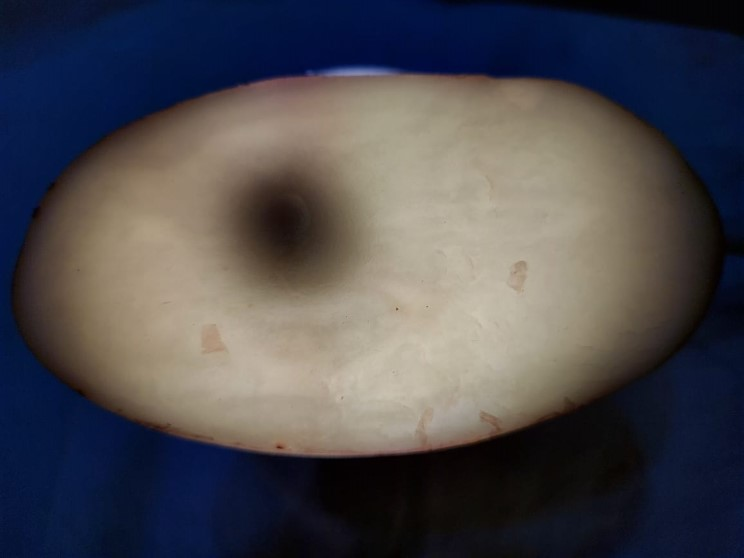
#> input picture velvet61.jpg, 744 x 558 px; its folder holds 2 pictures in this run
$ jupyter execute laboratorio2.ipynb   (shell and % lines are left out)
#> lines starting #> are read from the running program, lines starting #| are printed output that depends on the picture; after the words box and inside, x2 and y2 are one past the last pixel; in counts of white or black regions, pixels touching at a corner belong together
#> further down, original is the input picture: shape (558, 744, 3); mean B, G, R 78.2, 73.8, 75.8
# Laboratorio No. 2
## 21001119 Velvet González
## 07140147 José Hernández

[cell 1]
import cv2
import numpy as np
import matplotlib.pyplot as plt
from datetime import datetime

[cell 2]
def contorno_imagen(imagen):
    gris = cv2.cvtColor(imagen, cv2.COLOR_BGR2RGB)
    gris = cv2.cvtColor(gris, cv2.COLOR_BGR2GRAY)
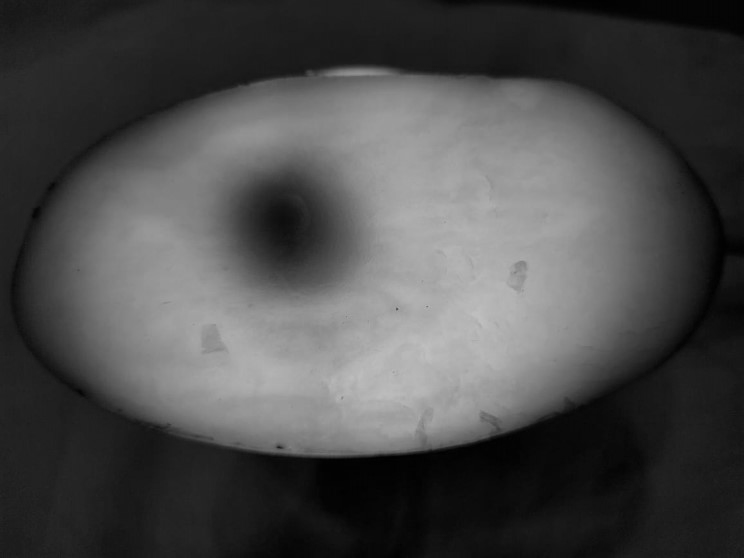
#> gris: shape (558, 744); min 1, max 192, mean 75.4
    #gris = cv2.cvtColor(gris, cv2.COLOR_BGR2RGB)
    gauss = cv2.GaussianBlur(gris, (5,5), 0)
    gauss = cv2.cvtColor(gauss, cv2.COLOR_BGR2RGB)
#> gauss: shape (558, 744, 3)
    a, th = cv2.threshold(gauss,70,210,cv2.THRESH_BINARY)
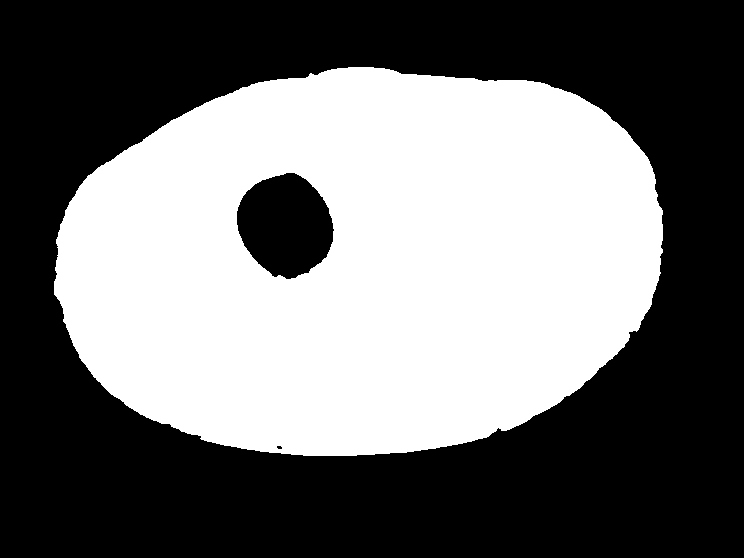
#> th: shape (558, 744, 3); values 0 (black) and 210 (white), 43.9% white; 1 white region, box (x1, y1, x2, y2) and area: (54, 67, 663, 456) 182165
    canny = cv2.Canny(th, 10, 180)
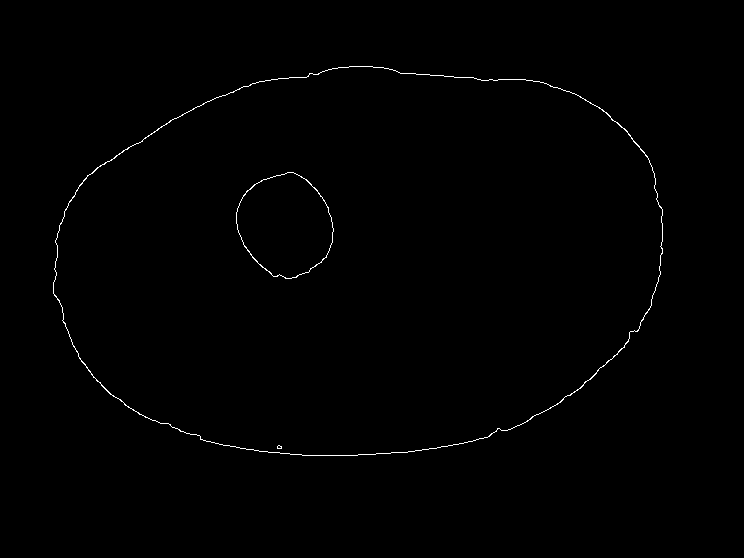
#> canny: shape (558, 744); 0.49% white in thin lines or dots, all inside (x1, y1, x2, y2) = (53, 66, 663, 456)
    (contornos,_) = cv2.findContours(canny.copy(), cv2.RETR_TREE, cv2.CHAIN_APPROX_SIMPLE)
#> contornos = 6 contours, 2 with area under 20; largest, box (x1, y1, x2, y2) and area: (53, 66, 663, 456) 189848, (53, 66, 663, 456) 189667, (236, 172, 334, 279) 7618, (236, 172, 334, 279) 7569
    original = cv2.cvtColor(imagen, cv2.COLOR_BGR2RGB)
    cv2.drawContours(imagen, contornos, -1, (0, 255, 0), 3)
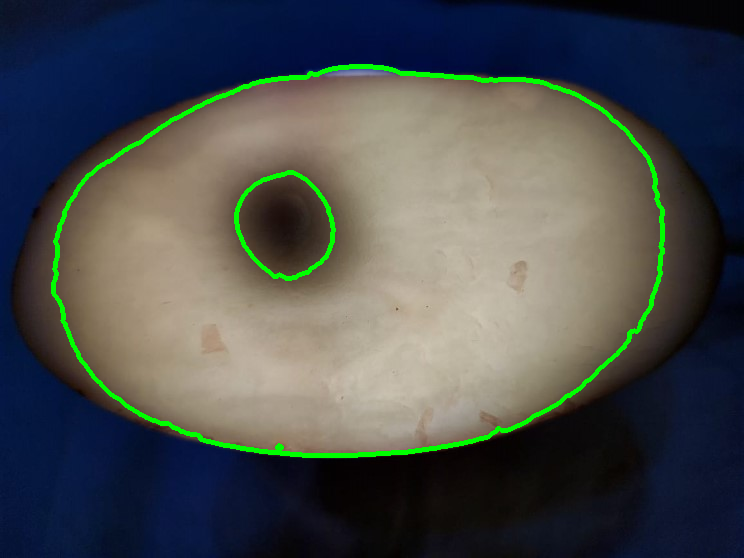
#> imagen: shape (558, 744, 3); 2.22% of pixels changed, all inside (x1, y1, x2, y2) = (51, 64, 665, 458)
    canny = cv2.cvtColor(canny, cv2.COLOR_BGR2RGB)
    cv2.drawContours(canny, contornos, -1, (255, 255, 255), 3)
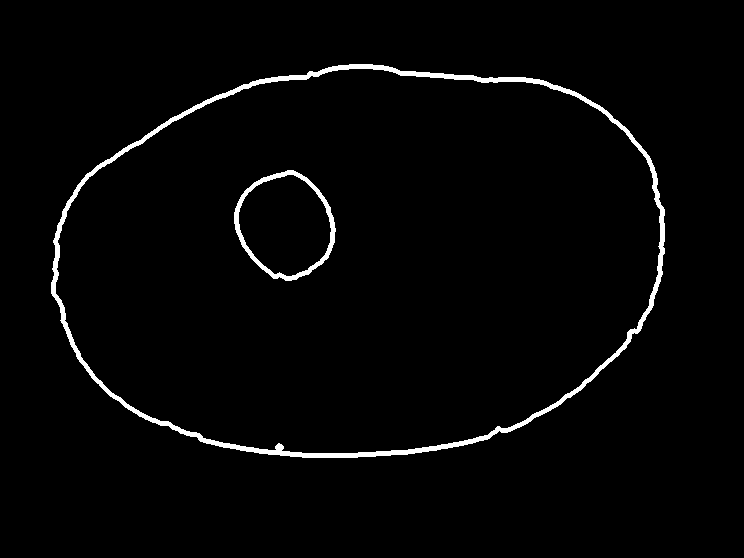
#> canny: shape (558, 744, 3); 2.2% white; 2 white regions, box (x1, y1, x2, y2) and area: (51, 64, 665, 458) 7763, (234, 170, 336, 281) 1450
    gauss = cv2.cvtColor(gauss, cv2.COLOR_BGR2RGB)
    cv2.drawContours(gauss, contornos, -1, (0, 255, 0), 3)
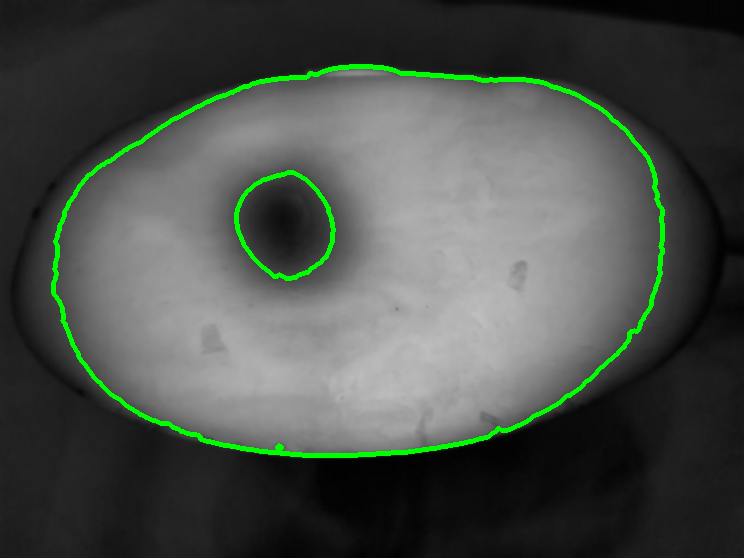
#> gauss: shape (558, 744, 3); mean B, G, R 73.8, 79.5, 73.8
    print("Imagen Original")
    plt.imshow(imagen)
    plt.show()
    print("Imagen Gauss")
    plt.imshow(gauss)
    plt.show()
    print("Imagen Canny")
    plt.imshow(canny)
    plt.show()
    name = datetime.now().strftime("%d%b%Y%H%M%S")
    ext = '.jpg'
    cv2.imwrite(name+ext,canny)
    image = cv2.imread(name+ext)
#> image: shape (558, 744, 3); min 0, max 255, mean 5.7
    image2 = cv2.imread(name+ext)
    gray = cv2.cvtColor(image, cv2.COLOR_BGR2GRAY)
    canny = cv2.Canny(gray, 10,150)
#> canny: shape (558, 744); 0.99% white in thin lines or dots, all inside (x1, y1, x2, y2) = (50, 63, 666, 459)
    canny = cv2.dilate(canny, None, iterations=1)
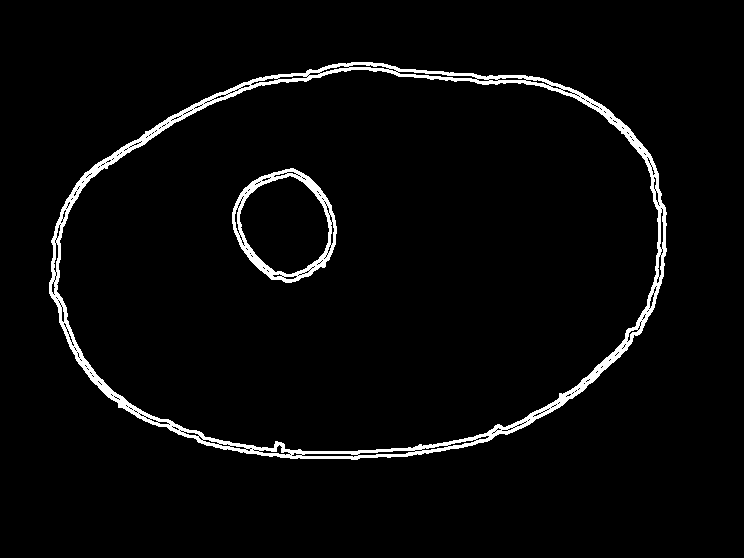
#> canny: shape (558, 744); 3.4% white; 2 white regions, box (x1, y1, x2, y2) and area: (49, 62, 667, 460) 11872, (232, 168, 337, 283) 2334
    canny = cv2.erode(canny, None, iterations=1)
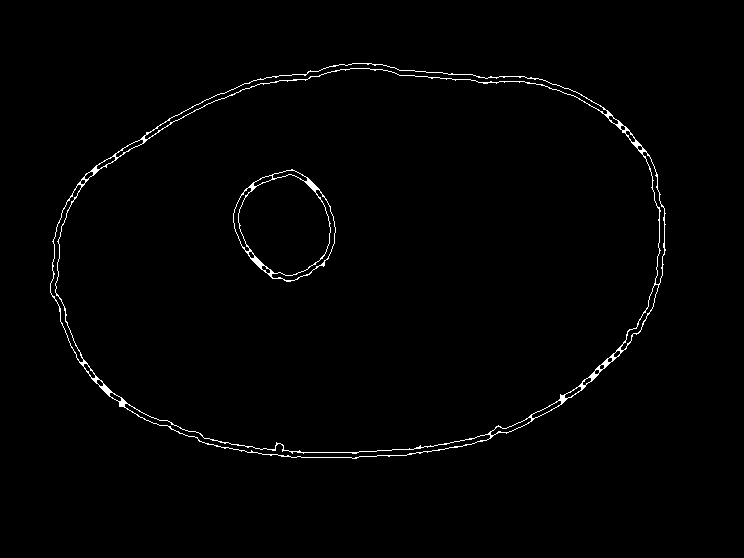
#> canny: shape (558, 744); 1.2% white in thin lines or dots, all inside (x1, y1, x2, y2) = (50, 63, 666, 459)
    cnts,_ = cv2.findContours(canny, cv2.RETR_EXTERNAL, cv2.CHAIN_APPROX_SIMPLE)
#> cnts = 1 contour; box (x1, y1, x2, y2) and area: (50, 63, 666, 459) 193816
    for i in range (len(cnts)):
        cv2.drawContours(image, cnts, i, (0, 255, 0), 3)
        print("Contorno papa", "=", len(cnts[i]),"px")
        plt.imshow(image)
        plt.show()
#> this loop made 1 pass
#| Contorno papa = 741 px
#> pass 1, in contorno_imagen, `plt.show()`:
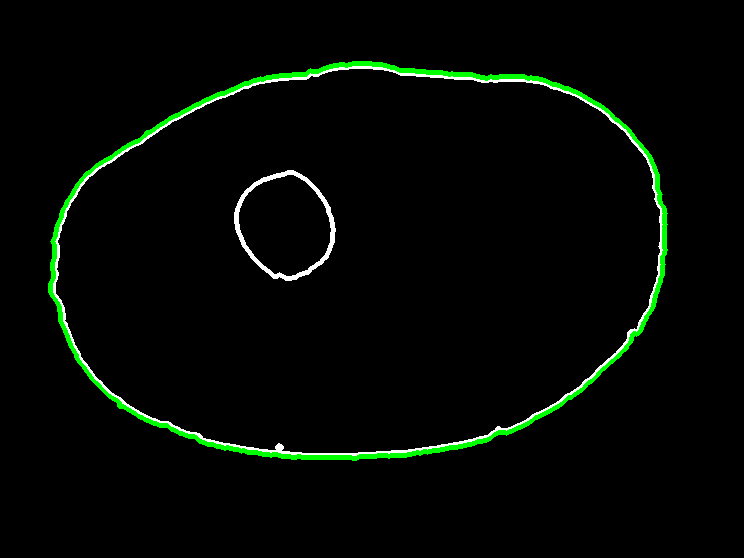
#> shown: shape (558, 744, 3); mean R, G, B 3.5, 8.1, 3.5
    cnts2,_ = cv2.findContours(canny, cv2.RETR_CCOMP, cv2.CHAIN_APPROX_SIMPLE)
#> cnts2 = 34 contours; largest, box (x1, y1, x2, y2) and area: (50, 63, 666, 459) 193816, (55, 68, 660, 453) 185686, (233, 169, 336, 282) 8368, (238, 174, 331, 276) 6850, (144, 63, 608, 140) 2298
    for v in range (1):
        cv2.drawContours(image2, cnts2, v, (0, 255, 0), 3)
        print("Contorno Moneda", "=", len(cnts2[v]),'px')
        plt.imshow(image2)
        plt.show()
#> this loop made 1 pass
#| Contorno Moneda = 157 px
#> pass 1, in contorno_imagen, `plt.show()`:
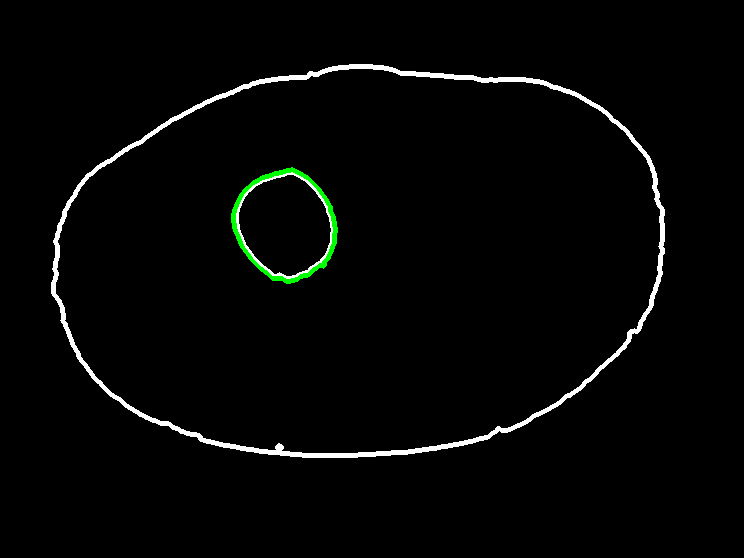
#> shown: shape (558, 744, 3); mean R, G, B 5.3, 6.2, 5.3

[cell 3]
original = cv2.imread("velvet61.jpg",1)
contorno_imagen(original)
